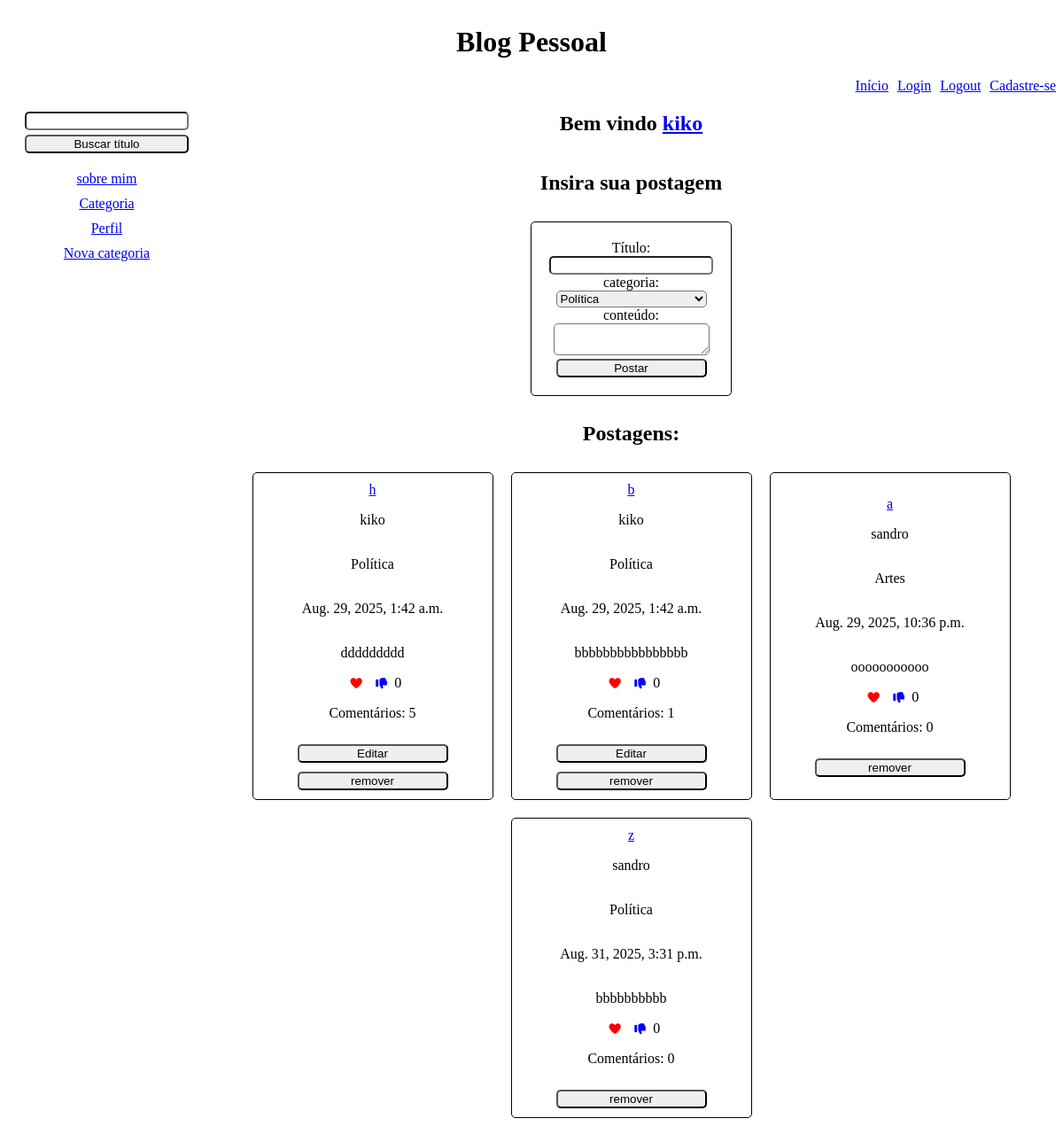
The page / (signed in) on the database as committed earlier.
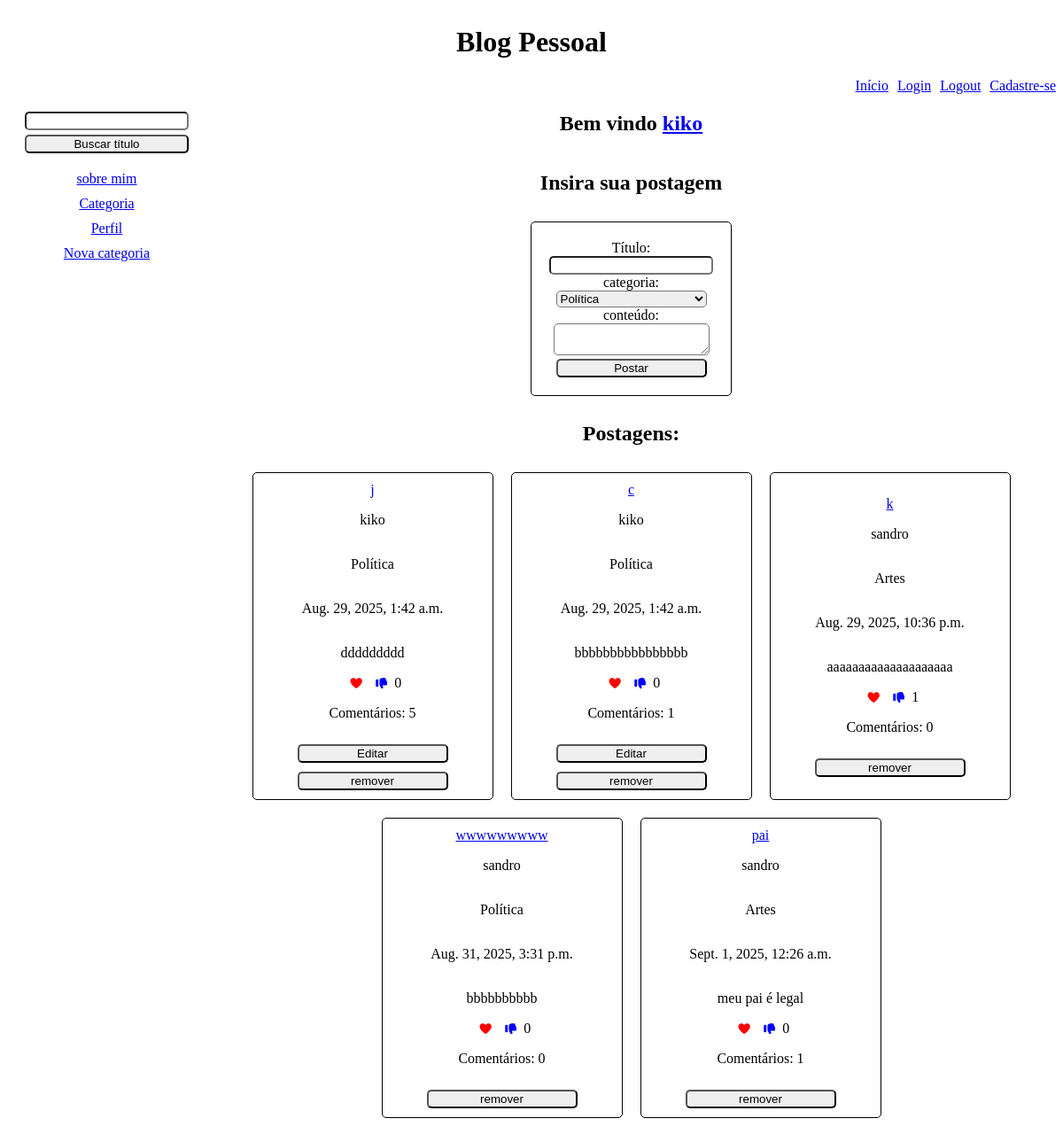
The same page on the database as committed later.
### blog/models.py (models this page shows, shortened)
class Post(models.Model):
    titulo = models.CharField(max_length=64)
    categoria = models.ForeignKey(
        Categoria, on_delete=models.CASCADE, related_name="postsCategoria")
    conteudo = models.CharField(max_length=1000)
    usuario = models.ForeignKey(
        User, on_delete=models.CASCADE, related_name="postsUsuario")
    dataPostagem = models.DateTimeField()
    likes = models.ManyToManyField(User, blank=True, related_name="likesUsuario", null=True)

class Categoria(models.Model):
    nome = models.CharField(max_length=64)
    usuario = models.ForeignKey(
        User, on_delete=models.CASCADE, related_name="categoriasUsuario")
    def __str__(self):
        return f"{self.nome}"

### blog/views.py (the view)
# urls.py: path('', views.index, name="index"),
def index(request):
    if request.user.is_authenticated:
        categorias = Categoria.objects.all()
        postagens = Post.objects.all()
        return render(request, 'blog/index.html', {"categorias": categorias, "postagens": postagens, })
    return HttpResponseRedirect(reverse('login'))

### blog/templates/blog/index.html (shortened to what this page needs)
{% extends 'blog/layout.html' %}
{% block body %}
<div class="apresentacao">
    {% if request.user.is_authenticated %}
    <h2>Bem vindo <a href="{% url 'perfil' %}">{{user.username}}</a></h2>
    {% endif %}
</div>
<div class="inserirPostagem">
    <div class="iptitulo">
        <h2>Insira sua postagem</h2>
    </div>
    <div class="ipform">
        <form action="{% url 'post' %}" method="post">
            <label>Título:</label><br>
            <input type="text" name="tituloPost"><br>
            <label>categoria:</label><br>
            <select name="categoriaPost">
                {% for c in categorias %}
                <option value="{{c.id}}" name="categoriaPost">{{c.nome}}</option>
                {% endfor %}
            </select>
            <br>
            <label>conteúdo:</label><br>
            <textarea name="conteudoPost"></textarea><br>
            <button type="submit">Postar</button>
        </form>
    </div>
</div>
<div>
    <div class="ipp">
        <h2>Postagens:</h2>
    </div>
    <div class="postagens">
        {% for p in postagens %}
        <div class="postagem">
            <a href="{% url 'postagemView' p.id %}">{{p.titulo}}</a>
            <p>{{p.usuario}}</p>
            <p>{{p.categoria}}</p>
            <p>{{p.dataPostagem}}</p>
            <p>{{p.conteudo}}</p>
            <div class="btnPostagensPai">
                <form action="{% url 'likes' p.id %}" method="post">
                    <button type="submit" style="border:none; background-color: white;"><i class="fas fa-heart"
                            style="color:red;"></i></button>
                </form>
                <form action="{% url 'deslike' p.id %}" method="post">
                    <button type="submit" style="background-color: white; border:none"><i class="fas fa-thumbs-down"
                            style="color:blue"></i></button>
                </form>
                {{ p.likes.count }}
            </div>
            <p>Comentários: {{ p.p.count }}</p>
            <div id="btnPostagens">
                <div>
                    {% if p.usuario == request.user %}
                    <button class="jsBtnAtualizar" data-id="{{p.id}}" data-titulo="{{p.titulo}}"
                        data-categoria="{{p.categoria.id}}" data-conteudo="{{p.conteudo}}"
                        id="btnAtualizar">Editar</button>
                    {% endif %}
                </div>
                <div>
                    <form action="{% url 'remover1' p.id %}">
                        <button type="submit" class="btnRemover">remover</button>
                    </form>
                </div>
            </div>
        </div>
        {% endfor %}
    </div>
</div>
{% endblock %}

Rows that differ between the two databases and show on the page:
changed Post "ddddddddd": titulo "h" → "j"
changed Post "bbbbbbbbbbbbbbbb": titulo "b" → "c"
changed Post: titulo "a" → "k"; conteudo "ooooooooooo" → "aaaaaaaaaaaaaaaaaaaa"; likes.count "0" → "1"
changed Post "bbbbbbbbbb": titulo "z" → "wwwwwwwww"
added Post: titulo "pai", usuario "sandro", categoria "Artes", dataPostagem "Sept. 1, 2025, 12:26 a.m.", conteudo "meu pai é legal", likes.count "0", p.count "1"
